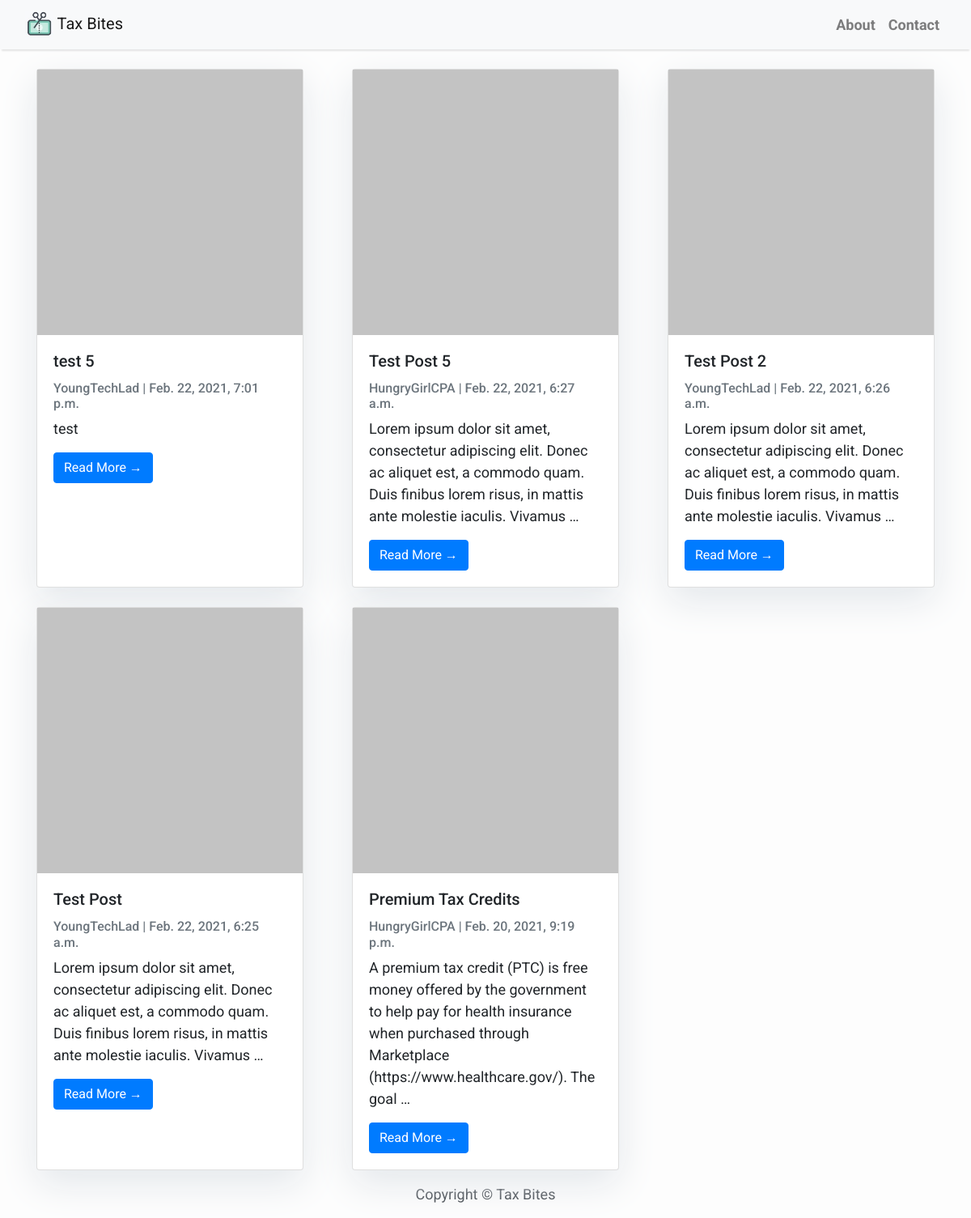
The app's page /, older data.
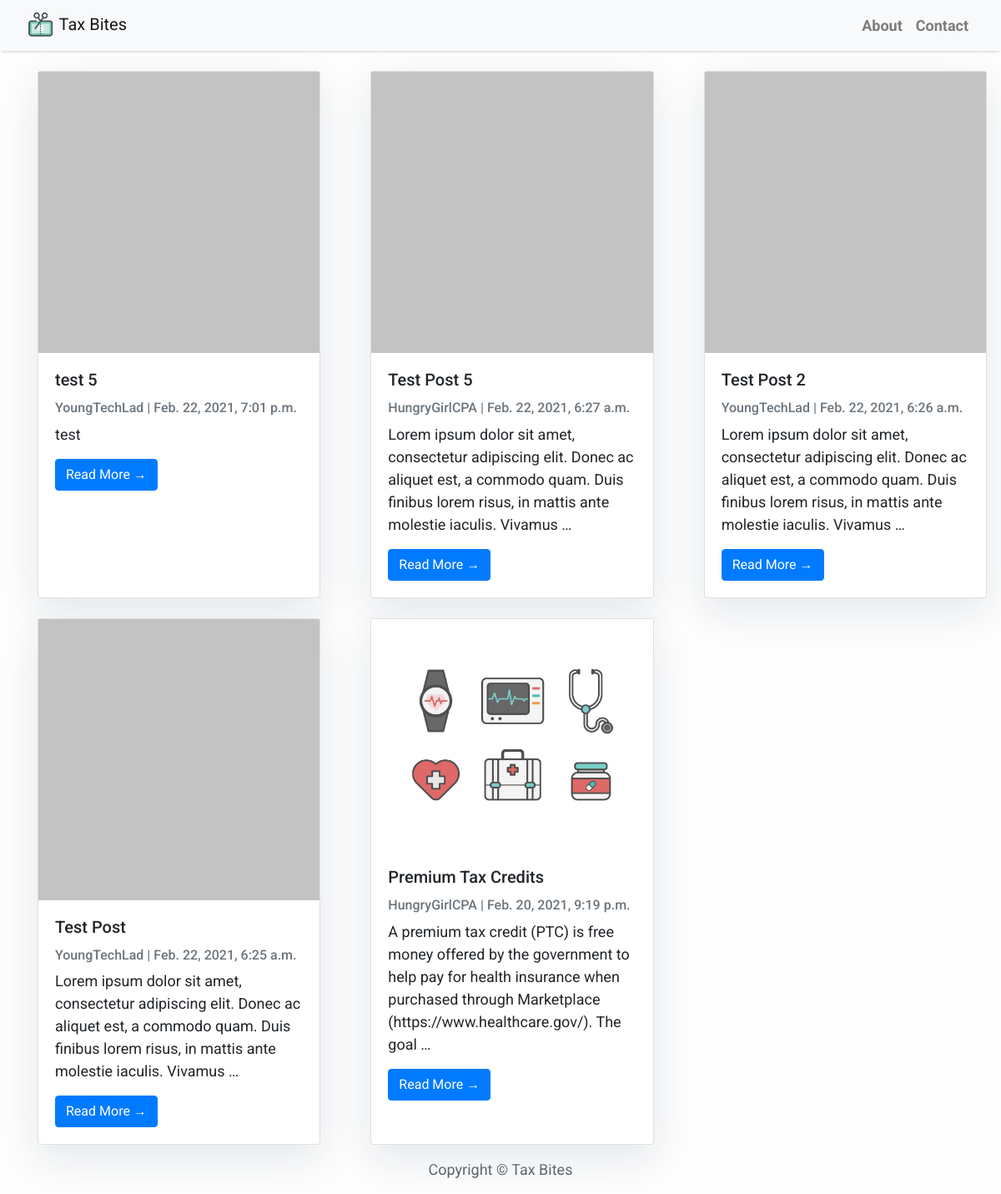
The same page, newer data.
### blog/models.py (models this page shows, shortened)
class Post(models.Model):
	title = models.CharField(max_length=200, unique=True)
	slug = models.SlugField(max_length=200, unique=True)
	author = models.ForeignKey(User, on_delete= models.CASCADE,related_name='blog_posts')
	updated_on = models.DateTimeField(auto_now= True)
	content = models.TextField()
	created_on = models.DateTimeField(auto_now_add=True)
	status = models.IntegerField(choices=STATUS, default=0)
	thumbnail = models.ImageField(upload_to='thumbnails', default='default.jpg')
	class Meta:
		ordering = ['-created_on']

### blog/views.py (the view)
# urls.py: path('', views.PostList.as_view(), name='home'),
class PostList(generic.ListView):
	queryset = Post.objects.filter(status=1).order_by('-created_on')
	template_name = 'index.html'

### blog/templates/index.html (shortened to what this page needs)
{% extends "base.html" %}
{% block content %}
{% load static %}
<div class="container">
    <div class="row row-cols-1 row-cols-md-3">
          <div class="card-deck">
            {% for post in post_list %}
            <div class="col mt-4 col-sm-4" >
            <div class="card h-100" class="card-img-top">
  				<img src="{{ post.thumbnail.url }}" alt="{{ post.title }}">
  				<div class="card-body">
    				<h5 class="card-title">{{ post.title }}</h5>
    				<p class="card-text text-muted h6">{{ post.author }} | {{ post.created_on }} </p>
    				<p class="card-text">
					{% with content=post.content|striptags|safe %}
					{{ content|truncatewords:25 }}</p>
					{% endwith %}
					<a href="{% url 'post_detail' post.slug  %}" class="btn btn-primary">Read More &rarr;</a>
  				</div>
			</div>
            </div>
            {% endfor %}
          </div>
    </div>
</div>
{%endblock%}

Row changes from the older to the newer data that the page shows:
changed Post "Premium Tax Credits": thumbnail: picture added in place of a placeholder
